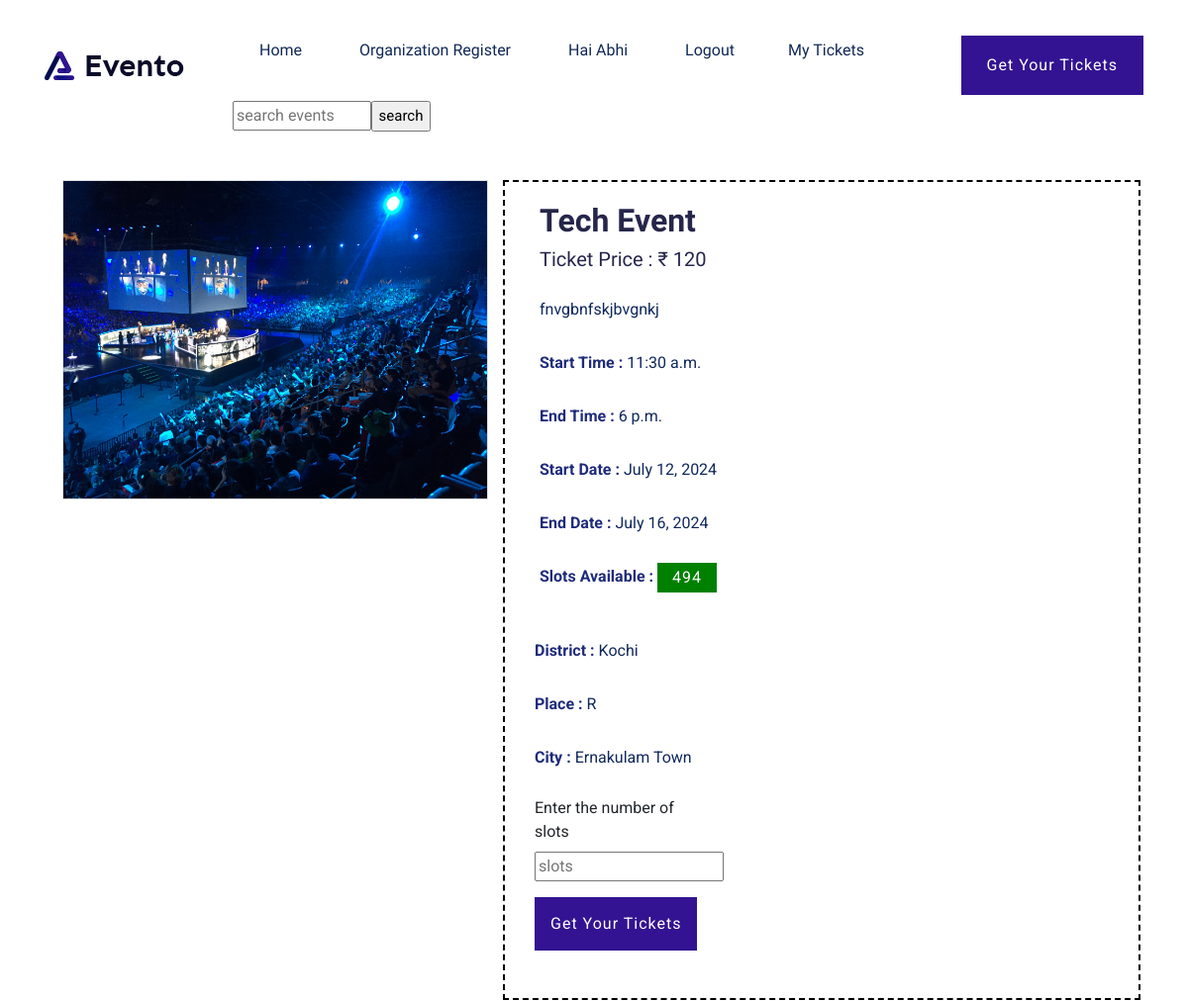
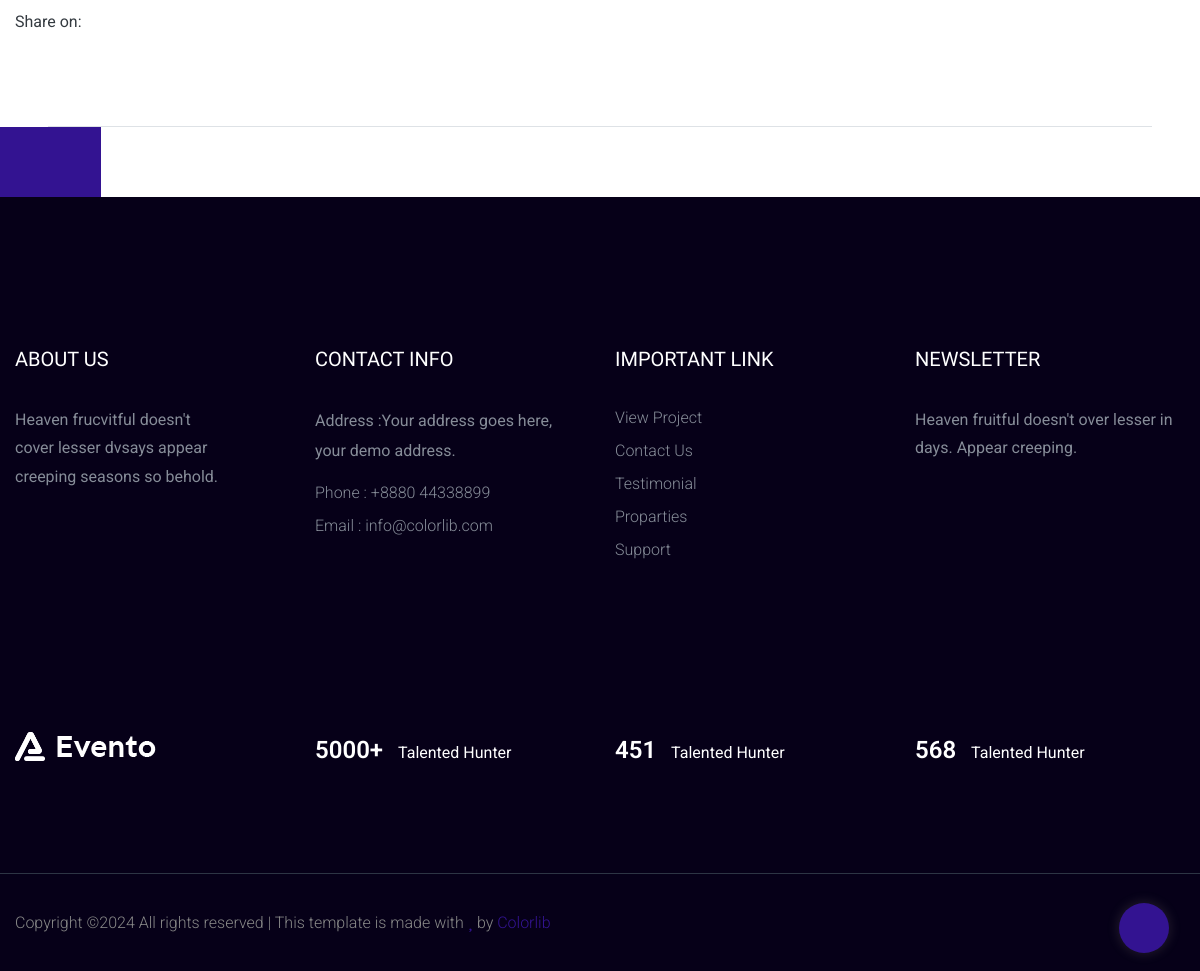
Screenshot of /eventdescr/1/ (signed in) with the database file from the repository (2 pictures, top to bottom).
### eventapp/models.py (models this page shows, shortened)
class EventRegister(models.Model):
    event_organizer = models.ForeignKey(EventOrganizer, on_delete=models.CASCADE, null=True, default=1)
    event_name = models.CharField(max_length=100)
    event_image = models.ImageField(upload_to='event_images')
    description = models.TextField()
    start_time = models.TimeField(null=True)
    end_time = models.TimeField(null=True)
    start_date = models.DateField()
    end_date = models.DateField()
    ticket_price = models.PositiveIntegerField()
    slots_available = models.PositiveIntegerField(null=True)
    district = models.CharField(max_length=100)
    city = models.CharField(max_length=100)
    place = models.CharField(max_length=200)
    focus = models.CharField(max_length=20, choices=roles)
    status = models.BooleanField(default=False)

### eventapp/views.py (the view)
# urls.py: path('eventdescr/<int:id>/',views.eventdescr,name='eventdescription'),
@login_required(login_url='loginpage')
def eventdescr(request, id):
    a = EventRegister.objects.get(id=id)
    if request.method == 'POST':
        slots = request.POST['slo']
        total = int(slots) * a.ticket_price
        print(total)
        return redirect('debt', id, slots, total)
    return render(request, 'eventdescr.html', {'event': a})

### templates/eventdescr.html (shortened to what this page needs)
{% extends 'base.html' %}
{% load static %}
{% block content %}
<body>
    <div class="container-fluid py-5">
        <div class="row px-xl-5">
            <div class="col-lg-5 pb-5">
                <div id="product-carousel" class="carousel slide" data-ride="carousel">
                    <div class="carousel-inner border">
                                               <div class="carousel-item active">
                            <img class="w-100 h-100" src="{{event.event_image.url}}" alt="Image">
                        </div>
                    </div>
                    <a class="carousel-control-prev" href="#product-carousel" data-slide="prev">
                        <i class="fa fa-2x fa-angle-left text-dark"></i>
                    </a>
                    <a class="carousel-control-next" href="#product-carousel" data-slide="next">
                        <i class="fa fa-2x fa-angle-right text-dark"></i>
                    </a>
                </div>
            </div>
            <div class="col-lg-7 pb-5" style="border: 2px dashed black;">
                <div style="padding:20px;">
                <h2 class="font-weight-bold" style="margin-right:30px;">{{ event.event_name }}</h2>
                <h5 class="font-weight-semi-bold mb-4">Ticket Price : ₹ {{ event.ticket_price}}</h5>
                <p class="mb-4">{{event.description}}</p>
                <p class="mb-4"><b>Start Time : </b>{{event.start_time}}</p>
                <p class="mb-4"><b>End Time : </b> {{event.end_time}}</p>
                <p class="mb-4"><b>Start Date : </b>{{event.start_date}}</p>
                <p class="mb-4"><b>End Date : </b>{{event.end_date}}</p>
                <p class="mb-4"><b>Slots Available : </b><button class="btn btn-success" style="padding:15px;background-color:green;">{{event.slots_available}}</button></p>
                </div>
                 <div class="col-4">
                <p class="mb-4"><b>District : </b>{{event.district}}</p>
                <p class="mb-4"><b>Place : </b>{{event.place}}</p>
                <p class="mb-4"><b>City : </b>{{event.city}}</p>
                    <form method="post">
                        <label>Enter the number of slots</label>
                        <input type="number" placeholder="slots" name="slo" required>
                        <button class="btn btn-primary px-3 mt-3" type="submit" value="submit">Get Your Tickets</button>
                    </form>
                 </div>
                </div>
                </div>
                <div class="d-flex pt-2">
                    <p class="text-dark font-weight-medium mb-0 mr-2">Share on:</p>
                    <div class="d-inline-flex">
                        <a class="text-dark px-2" href="">
                            <i class="fab fa-facebook-f"></i>
                        </a>
                        <a class="text-dark px-2" href="">
                            <i class="fab fa-twitter"></i>
                        </a>
                        <a class="text-dark px-2" href="">
                            <i class="fab fa-linkedin-in"></i>
                        </a>
                        <a class="text-dark px-2" href="">
                            <i class="fab fa-pinterest"></i>
                        </a>
                    </div>
                </div>
            </div>
        <div class="row px-xl-5">
            <div class="col">
                <div class="nav nav-tabs ">
                    <a class="nav-item nav-link" data-toggle="tab" href="#tab-pane-2">Information</a>
                    <a class="nav-item nav-link" data-toggle="tab" href="#tab-pane-3">Reviews (0)</a>
                </div>
            </div>
        </div>
    <a href="#" class="btn btn-primary back-to-top"><i class="fa fa-angle-double-up"></i></a>
</body>
{% endblock %}

### templates/base.html (shortened to what this page needs)
{% load static %}
<!doctype html>
<html class="no-js" lang="zxx">
<head>
	<link rel="stylesheet" href="{% static 'css/bootstrap.min.css' %}">
	<link rel="stylesheet" href="{% static 'css/owl.carousel.min.css' %}">
	<link rel="stylesheet" href="{% static 'css/slicknav.css' %}">
    <link rel="stylesheet" href="{% static 'css/flaticon.css' %}">
    <link rel="stylesheet" href="{% static 'css/gijgo.css' %}">
	<link rel="stylesheet" href="{% static 'css/animate.min.css' %}">
	<link rel="stylesheet" href="{% static 'css/magnific-popup.css' %}">
	<link rel="stylesheet" href="{% static 'css/fontawesome-all.min.css' %}">
	<link rel="stylesheet" href="{% static 'css/themify-icons.css' %}">
	<link rel="stylesheet" href="{% static 'css/slick.css' %}">
	<link rel="stylesheet" href="{% static 'css/nice-select.css' %}">
	<link rel="stylesheet" href="{% static 'css/style.css' %}">
</head>
<body>
<header>
    <div class="header-area">
        <div class="main-header header-sticky">
            <div class="container-fluid">
                <div class="row align-items-center">
                    <div class="col-xl-2 col-lg-2 col-md-1">
                        <div class="logo">
                            <a href="{% url 'homepage' %}"><img src="{% static 'img/logo/logo.png' %}" alt=""></a>
                        </div>
                    </div>
                    <div class="col-xl-10 col-lg-10 col-md-10">
                        <div class="menu-main d-flex align-items-center justify-content-end">
                            <div class="main-menu f-right d-none d-lg-block">
                                <nav>
                                    <ul id="navigation">
                                        <li><a href="{% url 'homepage' %}">Home</a></li>
                                        <li><a href="{% url 'orgreg' %}">Organization Register</a></li>
                                        {% if request.user.is_authenticated %}
                                        <li><a>hai {{request.user.username}}</a></li>
                                        <li><a href="{% url 'logoutpage' %}">Logout</a>
                                        {% else %}
                                        <li><a href="{% url 'registerpage' %}">Register</a></li>
                                        <li><a href="{% url 'loginpage' %}">Login</a>
                                        {% endif %}
                                        {% if request.user.is_staff %}
                                        <li><a href="{% url 'eventpage' %}">Schedule</a></li>
                                        {% elif request.user.is_authenticated %}
                                        <li><a href="{% url 'mytk' %}">My Tickets</a></li>
                                        {% endif %}
                                        <li><form action="{% url 'search' %}"><input type="text" name="q" placeholder="search events" style="width:140px;"/><input type="submit" value="search" style="width:60px;font-size:15px;padding:2px;"></form></li>
                                    </ul>
                                </nav>
                            </div>
                            <div class="header-right-btn f-right d-none d-lg-block ml-30">
                                {% if request.user.is_superuser %}
                                <a href="{% url 'nad' %}" class="btn header-btn">Admin Panel</a>
                                {% elif request.user.is_staff %}
                                <a href="{% url 'nad' %}" class="btn header-btn">Staff Panel</a>
                                {% else %}
                                <a href="#eventdiv" class="btn header-btn">Get Your Tickets</a>
                                {% endif %}
                            </div>
                        </div>
                    </div>
                    <div class="col-12">
                    </div>
                </div>
            </div>
        </div>
    </div>
</header>
<main>
    {% block content %}{% endblock %}
    </main>
    <footer>
        <div class="footer-area footer-padding" id="cotac">
            <div class="container">
                <div class="row d-flex justify-content-between">
                    <div class="col-xl-3 col-lg-3 col-md-4 col-sm-6">
                       <div class="single-footer-caption mb-50">
                         <div class="single-footer-caption mb-30">
                             <div class="footer-tittle">
                                 <h4>About Us</h4>
                                 <div class="footer-pera">
                                     <p>Heaven frucvitful doesn't cover lesser dvsays appear creeping seasons so behold.</p>
                                </div>
                             </div>
                         </div>
                       </div>
                    </div>
                    <div class="col-xl-3 col-lg-3 col-md-4 col-sm-5">
                        <div class="single-footer-caption mb-50">
                            <div class="footer-tittle">
                                <h4>Contact Info</h4>
                                <ul>
                                    <li>
                                        <p>Address :Your address goes here, your demo address.</p>
                                    </li>
                                    <li><a href="#">Phone : +8880 44338899</a></li>
                                    <li><a href="#">Email : info@colorlib.com</a></li>
                                </ul>
                            </div>
                        </div>
                    </div>
                    <div class="col-xl-3 col-lg-3 col-md-4 col-sm-5">
                        <div class="single-footer-caption mb-50">
                            <div class="footer-tittle">
                                <h4>Important Link</h4>
                                <ul>
                                    <li><a href="#"> View Project</a></li>
                                    <li><a href="#">Contact Us</a></li>
                                    <li><a href="#">Testimonial</a></li>
                                    <li><a href="#">Proparties</a></li>
                                    <li><a href="#">Support</a></li>
                                </ul>
                            </div>
                        </div>
                    </div>
                    <div class="col-xl-3 col-lg-3 col-md-6 col-sm-5">
                        <div class="single-footer-caption mb-50">
                            <div class="footer-tittle">
                                <h4>Newsletter</h4>
                                <div class="footer-pera footer-pera2">
                                 <p>Heaven fruitful doesn't over lesser in days. Appear creeping.</p>
                             </div>
                            </div>
                        </div>
                    </div>
                </div>
               <div class="row footer-wejed justify-content-between">
                    <div class="col-xl-3 col-lg-3 col-md-4 col-sm-6">
                        <div class="footer-logo mb-20">
                        <a href="index.html"><img src="{% static 'img/logo/logo2_footer.png' %}" alt=""></a>
                        </div>
                    </div>
                    <div class="col-xl-3 col-lg-3 col-md-4 col-sm-5">
                    <div class="footer-tittle-bottom">
                        <span>5000+</span>
                        <p>Talented Hunter</p>
                    </div>
                    </div>
                    <div class="col-xl-3 col-lg-3 col-md-4 col-sm-5">
                        <div class="footer-tittle-bottom">
                            <span>451</span>
                            <p>Talented Hunter</p>
                        </div>
                    </div>
                    <div class="col-xl-3 col-lg-3 col-md-4 col-sm-5">
                        <div class="footer-tittle-bottom">
                            <span>568</span>
                            <p>Talented Hunter</p>
                        </div>
                    </div>
               </div>
            </div>
        </div>
        <div class="footer-bottom-area footer-bg">
            <div class="container">
                <div class="footer-border">
                     <div class="row d-flex justify-content-between align-items-center">
                         <div class="col-xl-10 col-lg-8 ">
                             <div class="footer-copy-right">
                                 <p>
  Copyright &copy;<script>document.write(new Date().getFullYear());</script> All rights reserved | This template is made with <i class="fa fa-heart" aria-hidden="true"></i> by <a href="https://colorlib.com" target="_blank">Colorlib</a>
  </p>
                             </div>
                         </div>
                         <div class="col-xl-2 col-lg-4">
                             <div class="footer-social f-right">
                                <a href="#"><i class="fab fa-twitter"></i></a>
                                <a href="https://www.facebook.com/sai4ull"><i class="fab fa-facebook-f"></i></a>
                                <a href="#"></a>
                                <a href="#"><i class="fab fa-behance"></i></a>
                             </div>
                         </div>
                     </div>
                </div>
            </div>
        </div>
    </footer>
    <div id="back-top" >
        <a title="Go to Top" href="#"> <i class="fas fa-level-up-alt"></i></a>
    </div>
    </body>
</html>

### rows the page displays
EventRegister: event_image (picture), event_name "Tech Event", ticket_price "120", description "fnvgbnfskjbvgnkj", start_time "11:30 a.m.", end_time "6 p.m.", start_date "July 12, 2024", end_date "July 16, 2024", slots_available "494", district "Kochi", place "R", city "Ernakulam Town"

### other values shown
{{ request.user.username }} "Abhi"
